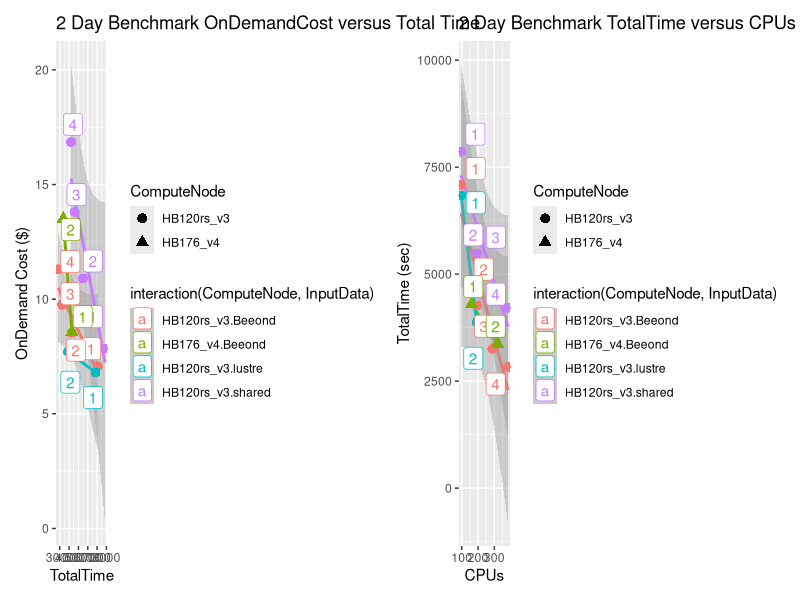

Recreate this plot in R.
library(ggplot2)
library(patchwork) # To display 2 charts together
library(dplyr)
library(ggrepel)

# Script author: Liz Adams
# Affiliation: UNC CMAS Center 
# example from http://monashbioinformaticsplatform.github.io/2015-11-30-intro-r/ggplot.html
# 2nd example from https://r-graph-gallery.com/line-chart-dual-Y-axis-ggplot2.html

png(file = paste('hbv120','_', 'v5.4plus', '_', 'Cost','_','TotalTime','.png',sep=''), width = 1024, height = 768, bg='white')
curr_wd<-getwd()
setwd(curr_wd)
csv_data<- read.csv("../docs/user_guide_cyclecloud/qa/scaling_HBv120.v54.csv",sep="\t", skip =0, header = TRUE, comment.char = "",check.names = FALSE, quote="", )
print(csv_data)
bad_rows <-
    is.na(csv_data$TotalTime) |
    is.na(csv_data$Day1_Timing_sec) |
    is.na(csv_data$CPUs) |
    is.na(csv_data$OnDemandCost) |
    is.na(csv_data$MS_Opt_Pin) |
    is.na(csv_data$SpotCost)
    
#filter(csv_data, ComputeNode != HC44rs )

csv_data2 <-  subset(csv_data, ComputeNode=="HB120rs_v3")


p1 <- ggplot(csv_data[!bad_rows,], aes(y=OnDemandCost, x=TotalTime, group=interaction(ComputeNode,InputData), color=interaction(ComputeNode,InputData), shape=ComputeNode )) +
    geom_point() + ggtitle("2 Day Benchmark OnDemandCost versus Total Time") + scale_y_continuous(name = "OnDemand Cost ($)") + stat_smooth(method="lm") + geom_point(size=3.0) + geom_label_repel(aes(label = Nodes))
p2 <- ggplot(csv_data[!bad_rows,], aes(y=TotalTime, x=CPUs, group=interaction(ComputeNode,InputData), color=interaction(ComputeNode,InputData), shape=ComputeNode)) +
    geom_point() + ggtitle("2 Day Benchmark TotalTime versus CPUs") + scale_y_continuous(name = "TotalTime (sec)") + stat_smooth(method="lm") + geom_point(size=3.0)  + geom_label_repel(aes(label = Nodes))

# Display both charts side by side thanks to the patchwork package
p1 + p2
